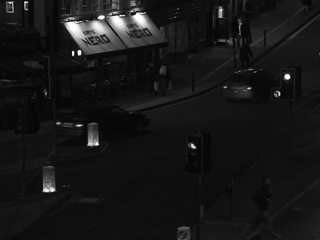
%> input picture vi.tif, 320 x 240 px
$ octave main.m   (GNU Octave 9; MATLAB toolbox functions it lacks are replaced by stand-ins)
%> lines starting %> are read from the running program, lines starting %| are printed output that depends on the picture
### Embedding-Bilateral-Filter-in-Least-Squares-for-Efficient-Edge-preserving-Image-Smoothing-master/BLF_LS5.m
%   Distribution code Version 1.0 -- 08/01/2020 by Wei Liu Copyright 2020
%
%   The code is created based on the method described in the following paper
%   [1] "Embedding bilateral filter in least squares for efficient edge-preserving image smoothing."
%        by Wei Liu, Pingping Zhang, Xiaogang Chen, Chunhua Shen, Xiaolin Huang, Jie Yang,
%        IEEE Transactions on Circuits and Systems for Video Technology (2018).
%
%   The code and the algorithm are for non-comercial use only.


%  ---------------------- Input------------------------
%  Img:            input image, can be gray image or RGB color image
%  Guide:        Guidance image
%  sigma_s:     spatial kernel bandwidth
%  sigma_r:      range kernel bandwidth

%  ---------------------- Output------------------------
%  S:             smoothed image

function S = BLF_LS(Img,Q)

% [10 lines of commented-out code are left out]
[row, col, cha] = size(Img);

% The parameter in Eq. (7)
lambda = 1024;

% Gradients
h_Img = [diff(Img,1,2), Img(:,1,:) - Img(:,end,:)];
v_Img = [diff(Img,1,1); Img(1,:,:) - Img(end,:,:)];
% [9 lines of commented-out code are left out]
h_S = zeros(row, col, cha);
v_S = zeros(row, col, cha);

% smooth the input gradients guided by the guidance gradients

for k = 1: cha

    % q=6;
     h_S(:, :, k)=bitonic2(h_Img(:, :, k),Q);

%    g_v = v_Guide(:, :, k);
     v_S(:, :, k)=bitonic2(v_Img(:, :, k),Q);
end

S = grad_process(Img, v_S, h_S, lambda);

### main.m
clc
close all
clear all

AA=imread('vi.tif');
%> AA is the input picture: size 240x320 uint8; min 2, max 255, mean 22.9
BB=imread('ir.tif');
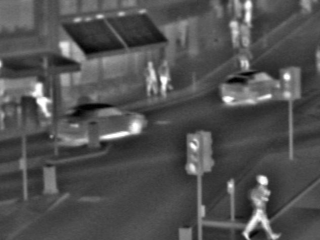
%> input picture ir.tif, 320 x 240 px
%> BB is the input picture: size 240x320 uint8; min 0, max 255, mean 80.9
figure,imshow(AA);
figure,imshow(BB);


if size(BB,3)>1
    BB=rgb2gray(BB);
end

A=im2double(AA);
B=im2double(BB);
%% Fusion method
Q=6;
AL=BLF_LS5(A,Q);
%> in BLF_LS, `h_Img = [diff(Img,1,2), Img(:,1,:) - Img(:,end,:)];`:
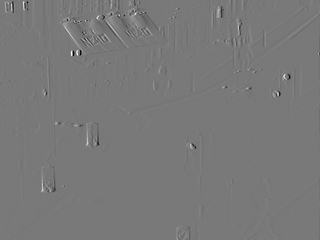
%> h_Img: size 240x320 double; min -0.71, max 0.784, mean 7.77e-21; drawn with min black and max white
%> in BLF_LS, `v_Img = [diff(Img,1,1); Img(1,:,:) - Img(end,:,:)];`:
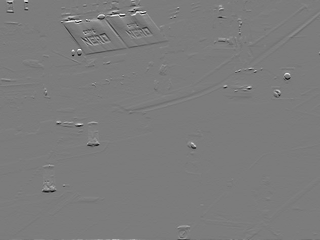
%> v_Img: size 240x320 double; min -0.71, max 0.749, mean -1.16e-20; drawn with min black and max white
%> the run ends on the next line
